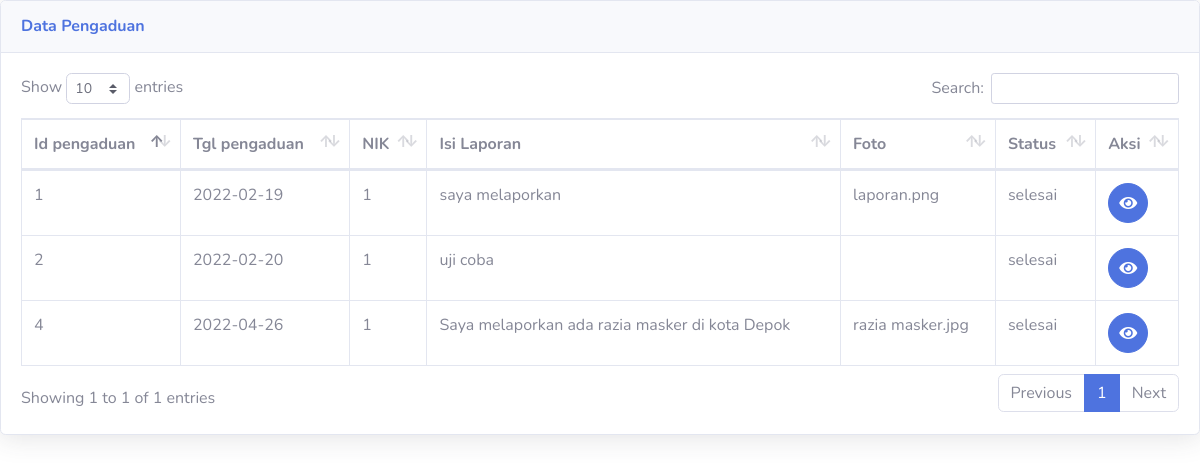
Page /admin/lihat_pengaduan.php on the committed database.
### tables this page shows
CREATE TABLE `pengaduan` (
  `id_pengaduan` int(11) NOT NULL,
  `tgl_pengaduan` date NOT NULL,
  `nik` varchar(16) NOT NULL,
  `isi_laporan` text NOT NULL,
  `foto` varchar(225) NOT NULL,
  `status` enum('0','proses','selesai','') NOT NULL
);

### admin/lihat_pengaduan.php (the view, shortened to what this page needs)
<!DOCTYPE html>
<html lang="en">
<head>
  <link href="../vendor/fontawesome-free/css/all.min.css" rel="stylesheet" type="text/css">
  <link href="../css/sb-admin-2.min.css" rel="stylesheet">
  <link href="../vendor/datatables/dataTables.bootstrap4.min.css" rel="stylesheet">
</head>
<body id="page-top">
          <div class="card shadow mb-4">
            <div class="card-header py-3">
              <h6 class="m-0 font-weight-bold text-primary">Data Pengaduan</h6>
            </div>
            <div class="card-body">
              <div class="table-responsive">
                <table class="table table-bordered" id="dataTable" width="100%" cellspacing="0">
                  <thead>
                    <tr>
                      <th>Id pengaduan</th>
                      <th>Tgl pengaduan</th>
                      <th>NIK</th>
                      <th>Isi Laporan</th>
                      <th>Foto</th>
                      <th>Status</th>
                      <th>Aksi</th>
                    </tr>
                  </thead>
                  <thfoot>
                  <?php
                  require '../koneksi.php';
                  $sql=mysqli_query($conn,"select * from pengaduan");
                  while ($data=mysqli_fetch_array($sql)) {
                   ?>
                  <tbody>
                    <tr>
                      <td><?php echo $data['id_pengaduan']; ?></td>
                      <td><?php echo $data['tgl_pengaduan']; ?></td>
                      <td><?php echo $data['nik']; ?></td>
                      <td><?php echo $data['isi_laporan']; ?></td>
                      <td><?php echo $data['foto']; ?></td>
                      <td><?php echo $data['status']; ?></td>
                      <td>
                            <a href="admin.php?url=detail_pengaduan2&id=<?php echo $data['id_pengaduan']; ?>" class="btn btn-primary btn-circle">
                              <i class="fa fa-eye"></i>
                            </a>
                      </td>
                    </tr>
                  </tbody>
                <?php } ?>
                </table>
              </div>
            </div>
          </div>
</body>
</html>

### rows in the picture
pengaduan: id_pengaduan "1", tgl_pengaduan "2022-02-19", nik "1", isi_laporan "saya melaporkan", foto "laporan.png", status "selesai"
pengaduan: id_pengaduan "2", tgl_pengaduan "2022-02-20", nik "1", isi_laporan "uji coba", status "selesai"
pengaduan: id_pengaduan "4", tgl_pengaduan "2022-04-26", nik "1", isi_laporan "Saya melaporkan ada razia masker di kota Depok", foto "razia masker.jpg", status "selesai"
